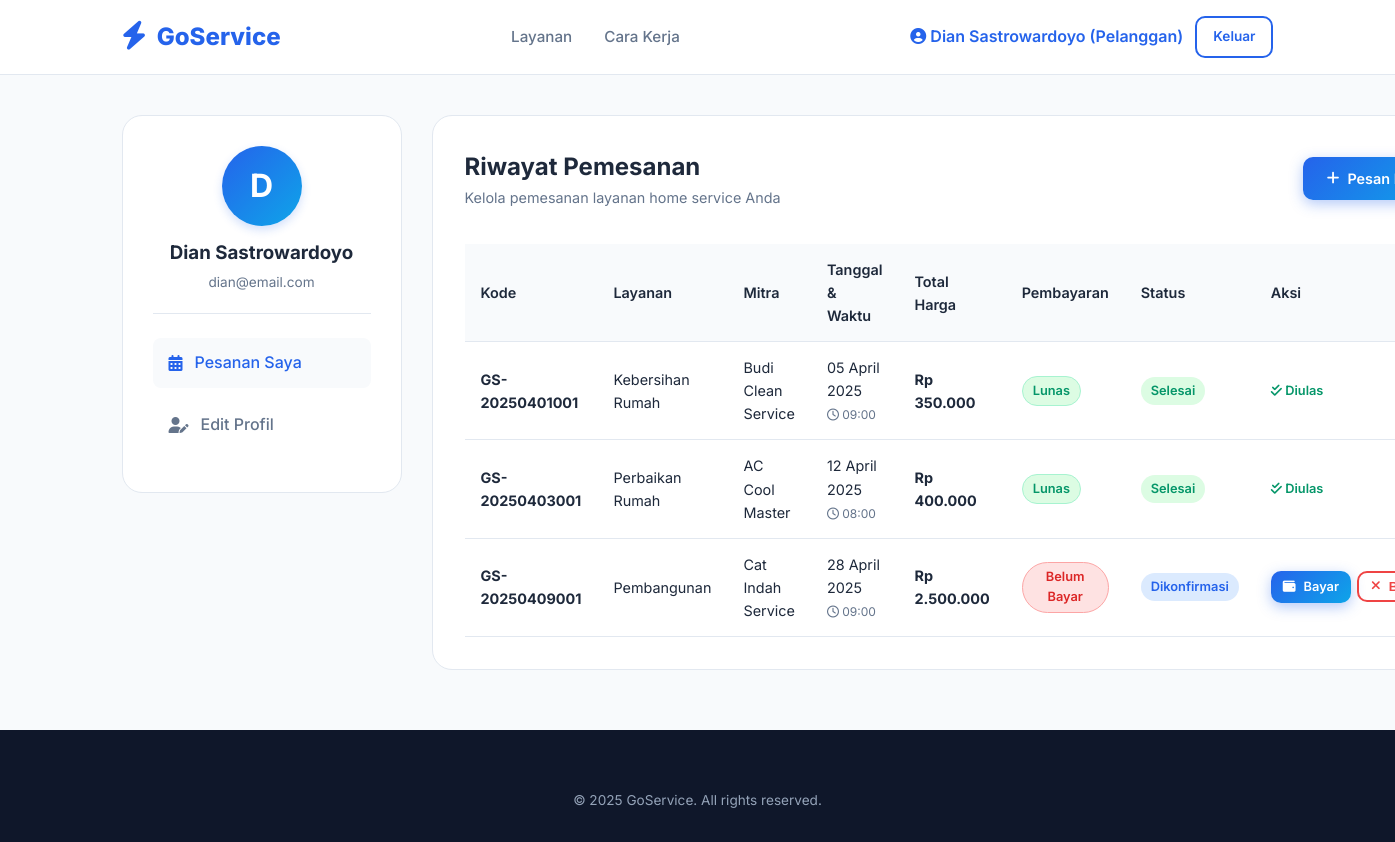
The page /customer_dashboard.php (signed in) on the database its author committed.
### tables this page shows
CREATE TABLE `users` (
  `id` INT AUTO_INCREMENT PRIMARY KEY,
  `nama` VARCHAR(100) NOT NULL,
  `email` VARCHAR(100) NOT NULL UNIQUE,
  `password` VARCHAR(255) NOT NULL,
  `telepon` VARCHAR(20) NOT NULL,
  `alamat` TEXT,
  `foto` VARCHAR(255) DEFAULT NULL,
  `status` ENUM('aktif','nonaktif') DEFAULT 'aktif',
  `created_at` TIMESTAMP DEFAULT CURRENT_TIMESTAMP,
  `updated_at` TIMESTAMP DEFAULT CURRENT_TIMESTAMP ON UPDATE CURRENT_TIMESTAMP
);

CREATE TABLE `orders` (
  `id` INT AUTO_INCREMENT PRIMARY KEY,
  `kode_pesanan` VARCHAR(20) NOT NULL UNIQUE,
  `user_id` INT NOT NULL,
  `provider_id` INT DEFAULT NULL,
  `service_id` INT NOT NULL,
  `tanggal_layanan` DATE NOT NULL,
  `waktu_layanan` TIME NOT NULL,
  `alamat_layanan` TEXT NOT NULL,
  `deskripsi` TEXT,
  `total_harga` DECIMAL(12,2) DEFAULT 0.00,
  `status` ENUM('pending','dikonfirmasi','dalam_proses','selesai','dibatalkan') DEFAULT 'pending',
  `metode_bayar` ENUM('tunai','transfer','ewallet') DEFAULT 'tunai',
  `status_bayar` ENUM('belum','lunas') DEFAULT 'belum',
  `catatan` TEXT,
  `created_at` TIMESTAMP DEFAULT CURRENT_TIMESTAMP,
  `updated_at` TIMESTAMP DEFAULT CURRENT_TIMESTAMP ON UPDATE CURRENT_TIMESTAMP,
  FOREIGN KEY (`user_id`) REFERENCES `users`(`id`) ON DELETE CASCADE,
  FOREIGN KEY (`provider_id`) REFERENCES `providers`(`id`) ON DELETE SET NULL,
  FOREIGN KEY (`service_id`) REFERENCES `services`(`id`) ON DELETE CASCADE,
  INDEX `idx_order_user` (`user_id`),
  INDEX `idx_order_provider` (`provider_id`),
  INDEX `idx_order_status` (`status`),
  INDEX `idx_order_tanggal` (`tanggal_layanan`)
);

CREATE TABLE `services` (
  `id` INT AUTO_INCREMENT PRIMARY KEY,
  `nama` VARCHAR(100) NOT NULL,
  `slug` VARCHAR(100) NOT NULL UNIQUE,
  `deskripsi` TEXT,
  `icon` VARCHAR(50) DEFAULT NULL,
  `harga_dasar` DECIMAL(12,2) DEFAULT 0.00,
  `parent_id` INT DEFAULT NULL,
  `urutan` INT DEFAULT 0,
  `status` ENUM('aktif','nonaktif') DEFAULT 'aktif',
  `created_at` TIMESTAMP DEFAULT CURRENT_TIMESTAMP,
  FOREIGN KEY (`parent_id`) REFERENCES `services`(`id`) ON DELETE SET NULL
);

CREATE TABLE `providers` (
  `id` INT AUTO_INCREMENT PRIMARY KEY,
  `nama` VARCHAR(100) NOT NULL,
  `nik` VARCHAR(20) NOT NULL UNIQUE,
  `email` VARCHAR(100) NOT NULL UNIQUE,
  `password` VARCHAR(255) NOT NULL,
  `telepon` VARCHAR(20) NOT NULL,
  `alamat` TEXT,
  `service_id` INT NOT NULL,
  `pengalaman` INT DEFAULT 0 COMMENT 'Tahun pengalaman',
  `deskripsi` TEXT,
  `rating` DECIMAL(2,1) DEFAULT 0.0,
  `total_review` INT DEFAULT 0,
  `total_order` INT DEFAULT 0,
  `foto` VARCHAR(255) DEFAULT NULL,
  `status` ENUM('pending','aktif','nonaktif','ditolak') DEFAULT 'pending',
  `created_at` TIMESTAMP DEFAULT CURRENT_TIMESTAMP,
  `updated_at` TIMESTAMP DEFAULT CURRENT_TIMESTAMP ON UPDATE CURRENT_TIMESTAMP,
  FOREIGN KEY (`service_id`) REFERENCES `services`(`id`) ON DELETE CASCADE,
  INDEX `idx_provider_service` (`service_id`),
  INDEX `idx_provider_status` (`status`),
  INDEX `idx_provider_rating` (`rating`)
);

### helpers.php (called while the page is built, shortened)
<?php
function escape($html) {
    return htmlspecialchars($html ?? '', ENT_QUOTES, 'UTF-8');
}
function format_rupiah($number) {
    return 'Rp ' . number_format($number, 0, ',', '.');
}
function format_date($date_string) {
    $timestamp = strtotime($date_string);
    $months = [
        1 => 'Januari', 'Februari', 'Maret', 'April', 'Mei', 'Juni',
        'Juli', 'Agustus', 'September', 'Oktober', 'November', 'Desember'
    ];
    $day = date('d', $timestamp);
    $month = $months[(int)date('m', $timestamp)];
    $year = date('Y', $timestamp);
    return "$day $month $year";
}
?>

### customer_dashboard.php (the view, shortened to what this page needs)
<?php
require_once 'connect.php';
$user_id = $_SESSION['user_id'];
$stmt_profile = mysqli_prepare($conn, "SELECT nama, email, telepon, alamat FROM users WHERE id = ?");
mysqli_stmt_bind_param($stmt_profile, "i", $user_id);
mysqli_stmt_execute($stmt_profile);
$profile = mysqli_fetch_assoc(mysqli_stmt_get_result($stmt_profile));
$orders = [];
$orders_query = "SELECT o.id, o.kode_pesanan, o.tanggal_layanan, o.waktu_layanan, o.total_harga, o.status, o.status_bayar, o.metode_bayar,
                        s.nama AS nama_layanan, p.nama AS nama_mitra, r.id AS review_id
                 FROM orders o
                 JOIN services s ON o.service_id = s.id
                 LEFT JOIN providers p ON o.provider_id = p.id
                 LEFT JOIN reviews r ON o.id = r.order_id
                 WHERE o.user_id = ?
                 ORDER BY o.created_at DESC";
$stmt_orders = mysqli_prepare($conn, $orders_query);
mysqli_stmt_bind_param($stmt_orders, "i", $user_id);
mysqli_stmt_execute($stmt_orders);
$orders_res = mysqli_stmt_get_result($stmt_orders);
while ($row = mysqli_fetch_assoc($orders_res)) {
    $orders[] = $row;
}
?>
<!DOCTYPE html>
<html lang="id">
<head>
    <link rel="stylesheet" href="style.css">
    <link rel="stylesheet" href="https://cdnjs.cloudflare.com/ajax/libs/font-awesome/6.4.0/css/all.min.css">
</head>
<body>
<header class="navbar">
    <div class="container">
        <a href="index.php" class="nav-brand"><i class="fas fa-bolt"></i> GoService</a>
        <ul class="nav-links">
            <li><a href="index.php#services">Layanan</a></li>
            <li><a href="index.php#how-it-works">Cara Kerja</a></li>
        </ul>
        <div class="nav-btns">
            <span style="font-weight:600;color:var(--primary)"><i class="fas fa-user-circle"></i> <?= escape($profile['nama']) ?> (Pelanggan)</span>
            <a href="auth.php?logout=1" class="btn btn-outline" style="padding:8px 16px;font-size:.85rem">Keluar</a>
        </div>
    </div>
</header>
<div class="container">
    <div class="dashboard-layout">
        <aside class="sidebar-card">
            <div class="avatar-section">
                <div class="avatar-large">
                    <?= strtoupper(substr($profile['nama'], 0, 1)) ?>
                </div>
                <h3><?= escape($profile['nama']) ?></h3>
                <p style="color:var(--text-light); font-size:0.85rem; margin-top:4px;"><?= escape($profile['email']) ?></p>
            </div>
            <ul class="sidebar-menu">
                <li><a href="#" class="active" id="menu-bookings" onclick="showTab('bookings')"><i class="fas fa-calendar-alt"></i> Pesanan Saya</a></li>
                <li><a href="#" id="menu-profile" onclick="showTab('profile')"><i class="fas fa-user-edit"></i> Edit Profil</a></li>
            </ul>
        </aside>
        <main class="dashboard-content">
            <section id="tab-content-bookings" class="content-card tab-content">
                <div style="display:flex; justify-content:space-between; align-items:center; margin-bottom:20px; flex-wrap:wrap; gap:12px;">
                    <div>
                        <h2>Riwayat Pemesanan</h2>
                        <p style="color:var(--text-light); font-size:0.9rem;">Kelola pemesanan layanan home service Anda</p>
                    </div>
                    <a href="index.php#booking" class="btn btn-primary"><i class="fas fa-plus"></i> Pesan Baru</a>
                </div>
                <div class="table-responsive">
                    <table class="table-custom">
                        <thead>
                            <tr>
                                <th>Kode</th>
                                <th>Layanan</th>
                                <th>Mitra</th>
                                <th>Tanggal & Waktu</th>
                                <th>Total Harga</th>
                                <th>Pembayaran</th>
                                <th>Status</th>
                                <th>Aksi</th>
                            </tr>
                        </thead>
                        <tbody>
                            <?php if(empty($orders)): ?>
                                <tr>
                                    <td colspan="8" style="text-align:center; padding:40px; color:var(--text-light)">
                                        <i class="fas fa-calendar-times" style="font-size:3rem; margin-bottom:12px; display:block; opacity:0.3"></i>
                                        Belum ada riwayat pesanan. <a href="index.php#booking" style="color:var(--primary); font-weight:600">Pesan sekarang!</a>
                                    </td>
                                </tr>
                            <?php else: ?>
                                <?php foreach($orders as $order): ?>
                                    <tr>
                                        <td><strong><?= escape($order['kode_pesanan']) ?></strong></td>
                                        <td><?= escape($order['nama_layanan']) ?></td>
                                        <td><?= escape($order['nama_mitra'] ?? 'Mencari Mitra...') ?></td>
                                        <td>
                                            <?= format_date($order['tanggal_layanan']) ?><br>
                                            <small style="color:var(--text-light)"><i class="far fa-clock"></i> <?= escape(substr($order['waktu_layanan'], 0, 5)) ?></small>
                                        </td>
                                        <td><strong><?= format_rupiah($order['total_harga']) ?></strong></td>
                                        <td>
                                            <?php if($order['status_bayar'] === 'lunas'): ?>
                                                <span class="badge badge-paid">Lunas</span>
                                            <?php else: ?>
                                                <span class="badge badge-unpaid">Belum Bayar</span>
                                            <?php endif; ?>
                                        </td>
                                        <td>
                                            <?php
                                            $st = $order['status'];
                                            if($st === 'pending') echo '<span class="badge badge-pending">Menunggu</span>';
                                            elseif($st === 'dikonfirmasi') echo '<span class="badge badge-dikonfirmasi">Dikonfirmasi</span>';
                                            elseif($st === 'dalam_proses') echo '<span class="badge badge-proses">Dalam Proses</span>';
                                            elseif($st === 'selesai') echo '<span class="badge badge-selesai">Selesai</span>';
                                            elseif($st === 'dibatalkan') echo '<span class="badge badge-batal">Batal</span>';
                                            ?>
                                        </td>
                                        <td>
                                            <div style="display:flex; gap:6px;">
                                                <?php if($order['status_bayar'] === 'belum' && in_array($order['status'], ['pending', 'dikonfirmasi'])): ?>
                                                    <a href="checkout.php?kode=<?= $order['kode_pesanan'] ?>" class="btn btn-primary" style="padding:6px 12px; font-size:0.8rem;"><i class="fas fa-wallet"></i> Bayar</a>
                                                    <form action="customer_dashboard.php" method="POST" onsubmit="return confirm('Apakah Anda yakin ingin membatalkan pesanan ini?')">
                                                        <button type="submit" class="btn btn-outline" style="padding:6px 12px; font-size:0.8rem; border-color:#ef4444; color:#ef4444; background:transparent;"><i class="fas fa-times"></i> Batal</button>
                                                    </form>
                                                <?php endif; ?>
                                                <?php if($order['status'] === 'selesai'): ?>
                                                    <?php if(empty($order['review_id'])): ?>
                                                        <button type="button" class="btn btn-primary" style="padding:6px 12px; font-size:0.8rem; background:#fbbf24; border:none; color:#0f172a;" onclick="openReviewModal(<?= $order['id'] ?>, '<?= escape($order['nama_mitra']) ?>')"><i class="fas fa-star"></i> Ulas</button>
                                                    <?php else: ?>
                                                        <span style="font-size:0.8rem; color:#059669; font-weight:600;"><i class="fas fa-check-double"></i> Diulas</span>
                                                    <?php endif; ?>
                                                <?php endif; ?>
                                            </div>
                                        </td>
                                    </tr>
                                <?php endforeach; ?>
                            <?php endif; ?>
                        </tbody>
                    </table>
                </div>
            </section>
        </main>
    </div>
</div>
<footer class="footer">
    <div class="container">
        <div class="footer-bottom" style="margin-top:0; border:none; padding-top:0;">© 2025 GoService. All rights reserved.</div>
    </div>
</footer>
</body>
</html>

### rows shown on the page
users: nama "Dian Sastrowardoyo", nama "D", email "dian@email.com"
orders: kode_pesanan "GS-20250401001", service.nama "Kebersihan Rumah", provider.nama "Budi Clean Service", tanggal_layanan "05 April 2025", waktu_layanan "09:00", total_harga "Rp 350.000", status_bayar "Lunas", status "Selesai"
orders: kode_pesanan "GS-20250403001", service.nama "Perbaikan Rumah", provider.nama "AC Cool Master", tanggal_layanan "12 April 2025", waktu_layanan "08:00", total_harga "Rp 400.000", status_bayar "Lunas", status "Selesai"
orders: kode_pesanan "GS-20250409001", service.nama "Pembangunan", provider.nama "Cat Indah Service", tanggal_layanan "28 April 2025", waktu_layanan "09:00", total_harga "Rp 2.500.000", status_bayar "Belum Bayar", status "Dikonfirmasi"
